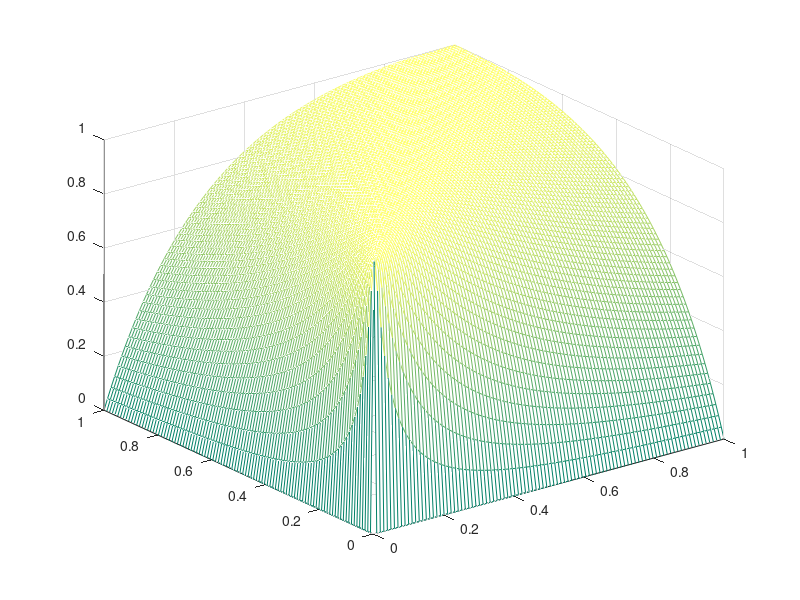

MATLAB code for this plot: (Note: this script raises an error after producing the figure.)
x = linspace(0.0,1.0);
y = linspace(0.0,1.0);

alpha = 2;
displacements = zeros(length(x),length(y));
for k = 1:length(x)
    for j = 1:length(y)
        displacementsBigAlpha(k,j) = 1. - (abs(x(k)-y(j))/(x(k)+y(j)))^alpha;
    end
end
figure;
% Use a different color map.
colormap(summer);
mesh(x,y,displacementsBigAlpha);

% This function does not fit nicely. Drop it
complexX = complex(x);
complexY = complex(y);
%displacementApproxs = zeros(length(x),length(y));
%for k = 1:length(x)
%    for j = 1:length(y)
%        displacementApproxs(k,j) = real(exp(log((complexY(j) + alpha) - log(complexX(k) + alpha))* i * pi / 2));
%    end
%end
%figure;
%mesh(x,y,displacementApproxs);

displacementApproxs = zeros(length(x),length(y));
for k = 1:length(x)
    for j = 1:length(y)
        displacementApproxs(k,j) = real(complexY(j)^0.1 * complexX(k)^0.1 * exp((log(complexY(j) + alpha) - log(complexX(k) + alpha)) * i * pi / 2));
    end
end
figure;
% Use a different color map.
colormap(summer);
mesh(x,y,displacementApproxsSmallAlpha);
